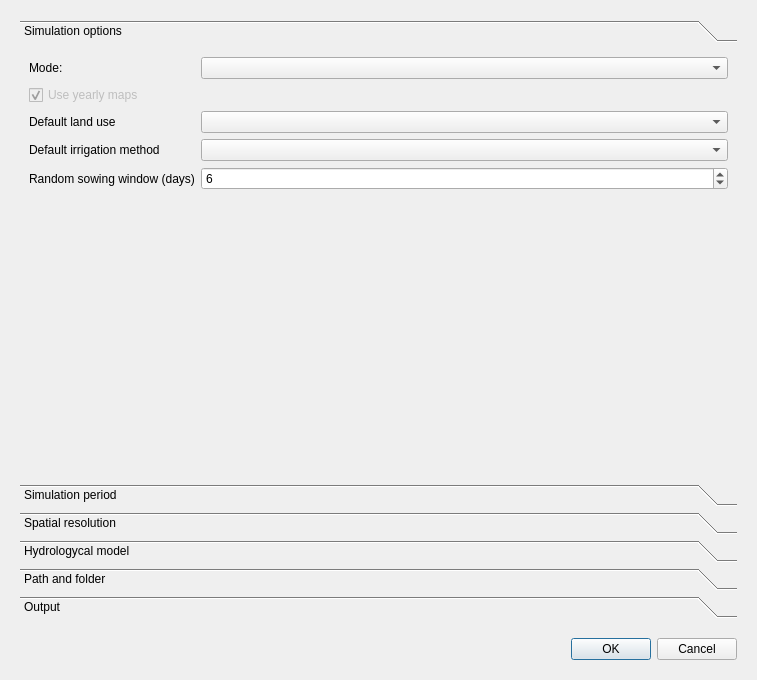
<?xml version="1.0" encoding="UTF-8"?>
<ui version="4.0">
 <class>QMainWindow</class>
 <widget class="QMainWindow" name="QMainWindow">
  <property name="geometry">
   <rect>
    <x>0</x>
    <y>0</y>
    <width>757</width>
    <height>680</height>
   </rect>
  </property>
  <property name="windowTitle">
   <string>Set simulation options</string>
  </property>
  <property name="locale">
   <locale language="English" country="UnitedStates"/>
  </property>
  <widget class="QWidget" name="centralwidget">
   <layout class="QVBoxLayout" name="verticalLayout">
    <property name="spacing">
     <number>20</number>
    </property>
    <property name="leftMargin">
     <number>20</number>
    </property>
    <property name="topMargin">
     <number>20</number>
    </property>
    <property name="rightMargin">
     <number>20</number>
    </property>
    <property name="bottomMargin">
     <number>20</number>
    </property>
    <item>
     <widget class="QToolBox" name="toolBox">
      <property name="currentIndex">
       <number>0</number>
      </property>
      <widget class="QWidget" name="IRRIGATION_PG">
       <property name="geometry">
        <rect>
         <x>0</x>
         <y>0</y>
         <width>717</width>
         <height>457</height>
        </rect>
       </property>
       <attribute name="label">
        <string>Simulation options</string>
       </attribute>
       <layout class="QFormLayout" name="formLayout_4">
        <item row="0" column="0">
         <widget class="QLabel" name="MODEL_LB">
          <property name="text">
           <string>Mode:</string>
          </property>
         </widget>
        </item>
        <item row="0" column="1">
         <widget class="QComboBox" name="MODE_CB"/>
        </item>
        <item row="1" column="0">
         <widget class="QCheckBox" name="SOILUSEVARFLAG_CB">
          <property name="enabled">
           <bool>false</bool>
          </property>
          <property name="text">
           <string>Use yearly maps</string>
          </property>
          <property name="checkable">
           <bool>true</bool>
          </property>
          <property name="checked">
           <bool>true</bool>
          </property>
         </widget>
        </item>
        <item row="2" column="0">
         <widget class="QLabel" name="DEF_LU_LB">
          <property name="text">
           <string>Default land use</string>
          </property>
         </widget>
        </item>
        <item row="2" column="1">
         <widget class="QComboBox" name="DEF_LU_CB"/>
        </item>
        <item row="3" column="0">
         <widget class="QLabel" name="DEF_IM_LB">
          <property name="text">
           <string>Default irrigation method</string>
          </property>
         </widget>
        </item>
        <item row="3" column="1">
         <widget class="QComboBox" name="DEF_IM_CB"/>
        </item>
        <item row="4" column="0">
         <widget class="QLabel" name="RANDWIND_LB">
          <property name="text">
           <string>Random sowing window (days)</string>
          </property>
         </widget>
        </item>
        <item row="4" column="1">
         <widget class="QSpinBox" name="RANDWIND_SB">
          <property name="maximum">
           <number>365</number>
          </property>
          <property name="value">
           <number>6</number>
          </property>
         </widget>
        </item>
       </layout>
      </widget>
      <widget class="QWidget" name="TIME_PG">
       <property name="geometry">
        <rect>
         <x>0</x>
         <y>0</y>
         <width>171</width>
         <height>119</height>
        </rect>
       </property>
       <attribute name="label">
        <string>Simulation period</string>
       </attribute>
       <layout class="QFormLayout" name="formLayout">
        <item row="0" column="0">
         <widget class="QLabel" name="FROM_LB">
          <property name="text">
           <string>From the 1th day of year</string>
          </property>
         </widget>
        </item>
        <item row="0" column="1">
         <widget class="QComboBox" name="FROM_CB"/>
        </item>
        <item row="1" column="0">
         <widget class="QLabel" name="TO_LB">
          <property name="text">
           <string>To the last day of year</string>
          </property>
         </widget>
        </item>
        <item row="1" column="1">
         <widget class="QComboBox" name="TO_CB"/>
        </item>
        <item row="2" column="0" colspan="2">
         <widget class="QPlainTextEdit" name="plainTextEdit">
          <property name="enabled">
           <bool>false</bool>
          </property>
          <property name="frameShape">
           <enum>QFrame::NoFrame</enum>
          </property>
          <property name="frameShadow">
           <enum>QFrame::Plain</enum>
          </property>
          <property name="readOnly">
           <bool>true</bool>
          </property>
          <property name="plainText">
           <string>Please check if timeseries are completed for the selected period.</string>
          </property>
          <property name="textInteractionFlags">
           <set>Qt::NoTextInteraction</set>
          </property>
          <property name="backgroundVisible">
           <bool>true</bool>
          </property>
         </widget>
        </item>
       </layout>
      </widget>
      <widget class="QWidget" name="RESOLUTION_PG">
       <property name="geometry">
        <rect>
         <x>0</x>
         <y>0</y>
         <width>717</width>
         <height>457</height>
        </rect>
       </property>
       <attribute name="label">
        <string>Spatial resolution</string>
       </attribute>
       <layout class="QVBoxLayout" name="verticalLayout_2">
        <item>
         <widget class="QRadioButton" name="VECTOR_MODE">
          <property name="text">
           <string>Use domain shape(s) as computing element(s)</string>
          </property>
          <property name="checked">
           <bool>true</bool>
          </property>
         </widget>
        </item>
        <item>
         <widget class="QRadioButton" name="GRID_MODE">
          <property name="text">
           <string>Create regular grid from domain estents and cell size</string>
          </property>
         </widget>
        </item>
        <item>
         <widget class="QGroupBox" name="SETDOMAIN_GB">
          <property name="enabled">
           <bool>false</bool>
          </property>
          <property name="title">
           <string/>
          </property>
          <layout class="QFormLayout" name="formLayout_3">
           <item row="0" column="0">
            <widget class="QLabel" name="label_3">
             <property name="text">
              <string>Cell dimension</string>
             </property>
            </widget>
           </item>
           <item row="0" column="1">
            <widget class="QDoubleSpinBox" name="CELLSIZE_SB">
             <property name="maximum">
              <double>1000.000000000000000</double>
             </property>
             <property name="value">
              <double>0.000000000000000</double>
             </property>
            </widget>
           </item>
           <item row="1" column="0">
            <widget class="QLabel" name="DOMAINEXT_LB">
             <property name="text">
              <string>Set domain extension</string>
             </property>
            </widget>
           </item>
           <item row="2" column="0" colspan="2">
            <widget class="QgsExtentGroupBox" name="DOMAINEXT"/>
           </item>
           <item row="3" column="0" colspan="2">
            <widget class="QCheckBox" name="DRAW_GRID_CB">
             <property name="text">
              <string>Draw preview grid</string>
             </property>
            </widget>
           </item>
          </layout>
         </widget>
        </item>
       </layout>
      </widget>
      <widget class="QWidget" name="HYDROLOGY_PG">
       <property name="geometry">
        <rect>
         <x>0</x>
         <y>0</y>
         <width>206</width>
         <height>135</height>
        </rect>
       </property>
       <attribute name="label">
        <string>Hydrologycal model</string>
       </attribute>
       <layout class="QFormLayout" name="formLayout_2">
        <item row="0" column="0">
         <widget class="QLabel" name="EVALAY_LB">
          <property name="text">
           <string>Evaporative layer thickness (m)</string>
          </property>
         </widget>
        </item>
        <item row="2" column="0">
         <widget class="QLabel" name="TRANSLAY_LB">
          <property name="text">
           <string>Transpirative layer thickness (m)</string>
          </property>
         </widget>
        </item>
        <item row="2" column="1">
         <widget class="QDoubleSpinBox" name="TRANSLAY_SB">
          <property name="maximum">
           <double>1000.000000000000000</double>
          </property>
          <property name="value">
           <double>0.000000000000000</double>
          </property>
         </widget>
        </item>
        <item row="3" column="0">
         <widget class="QCheckBox" name="CAPRISE_CB">
          <property name="text">
           <string>Simulate capillary rise</string>
          </property>
         </widget>
        </item>
        <item row="4" column="0">
         <widget class="QLabel" name="MINSLOP_LB">
          <property name="text">
           <string>Minimum admissible slope (%)</string>
          </property>
         </widget>
        </item>
        <item row="6" column="0">
         <widget class="QLabel" name="MAXSLOPE_LB">
          <property name="text">
           <string>Maximum admissible slope (%)</string>
          </property>
         </widget>
        </item>
        <item row="0" column="1">
         <widget class="QDoubleSpinBox" name="EVALAY_SB">
          <property name="maximum">
           <double>1000.000000000000000</double>
          </property>
          <property name="value">
           <double>0.000000000000000</double>
          </property>
         </widget>
        </item>
        <item row="4" column="1">
         <widget class="QDoubleSpinBox" name="MINSLOPE_SB">
          <property name="maximum">
           <double>1000.000000000000000</double>
          </property>
          <property name="value">
           <double>0.000000000000000</double>
          </property>
         </widget>
        </item>
        <item row="6" column="1">
         <widget class="QDoubleSpinBox" name="MAXSLOPE_SB">
          <property name="maximum">
           <double>1000.000000000000000</double>
          </property>
          <property name="value">
           <double>0.000000000000000</double>
          </property>
         </widget>
        </item>
       </layout>
      </widget>
      <widget class="QWidget" name="FOLDER_PG">
       <property name="geometry">
        <rect>
         <x>0</x>
         <y>0</y>
         <width>136</width>
         <height>49</height>
        </rect>
       </property>
       <attribute name="label">
        <string>Path and folder</string>
       </attribute>
       <layout class="QFormLayout" name="formLayout_6">
        <item row="1" column="0">
         <widget class="QLabel" name="IRRSTART_LB">
          <property name="text">
           <string/>
          </property>
         </widget>
        </item>
        <item row="0" column="1">
         <widget class="QgsFileWidget" name="OUTFOLDER_FW">
          <property name="storageMode">
           <enum>QgsFileWidget::GetDirectory</enum>
          </property>
         </widget>
        </item>
        <item row="0" column="0">
         <widget class="QLabel" name="OUTFOLDER_LE">
          <property name="text">
           <string>Select folder</string>
          </property>
         </widget>
        </item>
       </layout>
      </widget>
      <widget class="QWidget" name="OUTPUT_PG">
       <property name="geometry">
        <rect>
         <x>0</x>
         <y>0</y>
         <width>98</width>
         <height>28</height>
        </rect>
       </property>
       <attribute name="label">
        <string>Output</string>
       </attribute>
       <layout class="QFormLayout" name="formLayout_5"/>
      </widget>
     </widget>
    </item>
    <item>
     <widget class="QDialogButtonBox" name="buttonBox">
      <property name="orientation">
       <enum>Qt::Horizontal</enum>
      </property>
      <property name="standardButtons">
       <set>QDialogButtonBox::Cancel|QDialogButtonBox::Ok</set>
      </property>
     </widget>
    </item>
   </layout>
  </widget>
 </widget>
 <customwidgets>
  <customwidget>
   <class>QgsCollapsibleGroupBox</class>
   <extends>QGroupBox</extends>
   <header>qgscollapsiblegroupbox.h</header>
   <container>1</container>
  </customwidget>
  <customwidget>
   <class>QgsExtentGroupBox</class>
   <extends>QgsCollapsibleGroupBox</extends>
   <header>qgsextentgroupbox.h</header>
   <container>1</container>
  </customwidget>
  <customwidget>
   <class>QgsFileWidget</class>
   <extends>QWidget</extends>
   <header>qgsfilewidget.h</header>
  </customwidget>
 </customwidgets>
 <resources/>
 <connections/>
</ui>
